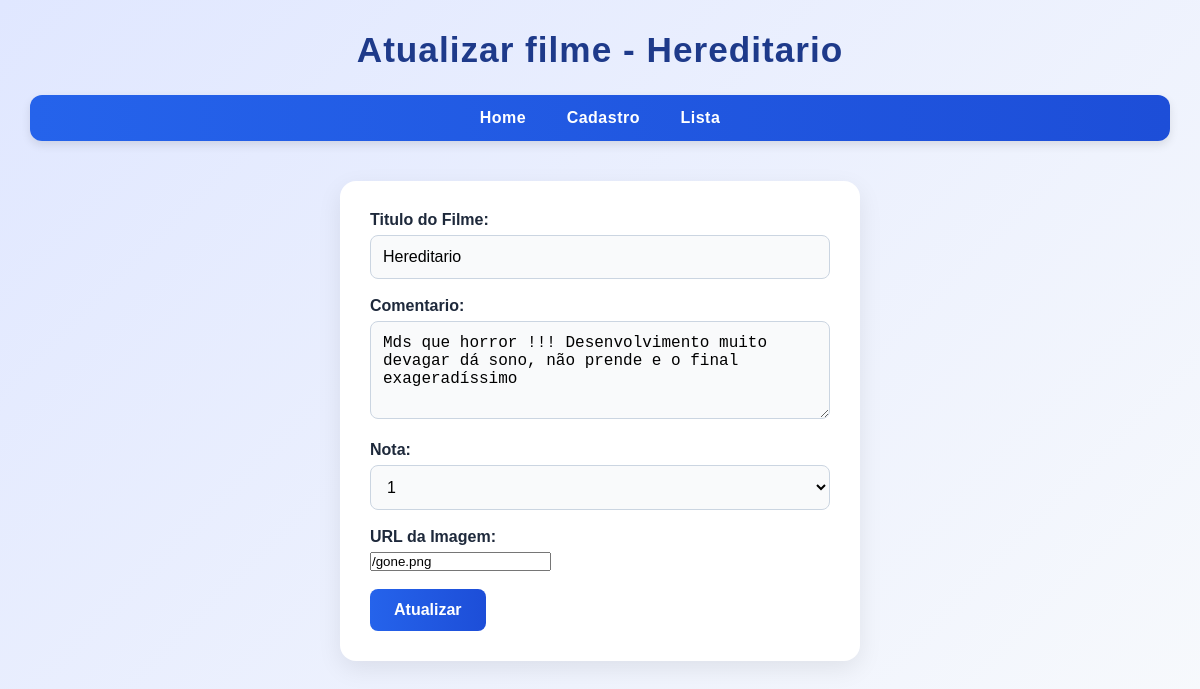
Screenshot of /atualizar/3/ with the database file from the repository.
### minhaapp/models.py (models this page shows)
class Filme(models.Model):
    titulo = models.CharField(
        max_length=100,
        help_text="Digite o titulo do filme")
    comentario = models.TextField(
        max_length=1000,
        help_text="Digite um comentario")
    nota = models.IntegerField()
    imagem_url = models.URLField(
        blank=True)

### minhaapp/views.py (the view, shortened to what this page needs)
# urls.py: path('atualizar/<int:filme_id>/', views.atualizar, name='atualizar')
def atualizar(request, filme_id):
    filme = get_object_or_404(Filme, id=filme_id)
    context = {'filme': filme}
    return render(request, 'filmes/atualizar.html', context)

### minhaapp/templates/filmes/atualizar.html (shortened to what this page needs)
{%load static%}
<!DOCTYPE html>
<html lang="en">
<head>
    <link rel="stylesheet" href="{%static 'minhaapp/css/style.css'%}">
</head>
<body>
    <h1>Atualizar filme - {{filme.titulo}}</h1>
    <nav>
        <a href="/">Home</a>
        <a href="/cadastro/">Cadastro</a>
        <a href="/lista/">Lista</a>
    </nav>
    <form method="POST">
        <p>
            <label>Titulo do Filme:</label>
            <input type="text" name="titulo" required value="{{filme.titulo}}">
        </p>
        <p>
            <label>Comentario:</label>
            <textarea name="comentario" rows="4">{{filme.comentario}}</textarea>
        </p>
        <p>
            <label>Nota:</label>
            <select name="nota" id="nota">
                <option >1</option>
            </select>
        </p>
        <p>
            <label>URL da Imagem:</label>
            <input type="url" name="imagem_url"required value="{{filme.imagem_url}}">
        </p>
        <button type="submit">Atualizar</button>
    </form>
</body>
</html>

### minhaapp/static/minhaapp/css/style.css (style rules this page uses)
* { margin: 0; padding: 0; box-sizing: border-box; }
body { font-family: 'Poppins', Arial, Helvetica, sans-serif; background: linear-gradient(135deg, #e0e7ff, #f8fafc); color: #2c3e50; text-align: center; padding: 30px; min-height: 100vh; }
h1 { color: #1e3a8a; margin-bottom: 25px; font-size: 2.2rem; letter-spacing: 1px; }
nav { background: linear-gradient(90deg, #2563eb, #1d4ed8); padding: 14px 20px; border-radius: 12px; margin-bottom: 40px; box-shadow: 0 4px 10px rgba(0, 0, 0, 0.1); }
nav a { color: #fff; text-decoration: none; margin: 0 18px; font-weight: 600; letter-spacing: 0.5px; transition: all 0.3s ease; }
form { background: #fff; width: 80%; max-width: 520px; margin: 0 auto; padding: 30px; border-radius: 16px; box-shadow: 0 8px 25px rgba(0, 0, 0, 0.08); text-align: left; transition: all 0.3s ease; }
form p { margin-bottom: 18px; }
label { display: block; font-weight: 600; margin-bottom: 6px; color: #1e293b; }
input[type="text"], textarea, select { width: 100%; padding: 12px; border: 1.5px solid #cbd5e1; border-radius: 8px; font-size: 1rem; background-color: #f9fafb; transition: all 0.3s ease; }
button { background: linear-gradient(90deg, #2563eb, #1d4ed8); color: white; padding: 12px 24px; border: none; border-radius: 8px; cursor: pointer; font-size: 1rem; font-weight: 600; transition: all 0.3s ease; }

### rows the page displays
Filme: titulo "Hereditario", comentario "Mds que horror !!! Desenvolvimento muito devagar dá sono, não prende e o final exageradíssimo", imagem_url "/gone.png"
